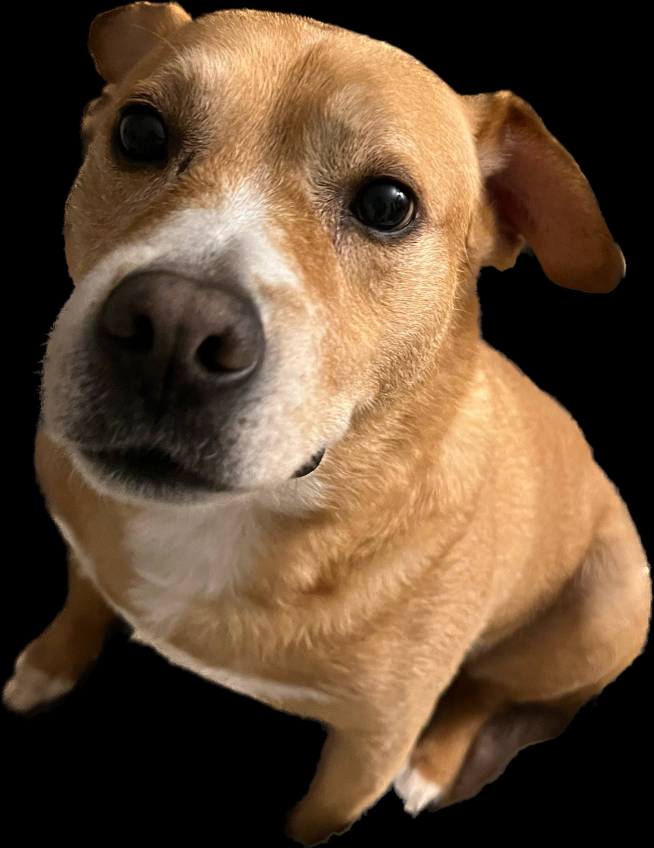
#> input picture HW4/dataset/test/dog/dog10.jpg, 1960 x 2543 px, found by its file name (shown at 1/3 size); its folder holds 3 pictures in this run
$ jupyter execute --allow-errors model-pre-processing.ipynb
#> lines starting #> are read from the running program, lines starting #| are printed output that depends on the picture; pictures that were not available may be replaced by others from this repository, and a replacement may not be noted
# Model Development and Testing
by, K. Thach

## Data Acquisition & Pre-processing

[cell 1]
import os
import cv2
import numpy as np
import tensorflow as tf
from tensorflow.keras.preprocessing.image import ImageDataGenerator
import xml.etree.ElementTree as ET
import pandas as pd

[cell 2]
# Define paths
DATASET_PATH = "datasets/oxford/images"  # Adjust if needed
SAVE_PATH = "datasets/processed"
ANNOTATIONS_PATH = "datasets/oxford/annotations/xmls"
CONVERTED_PATH = "datasets/converted_images"
# Ensure save directory exists
os.makedirs(SAVE_PATH, exist_ok=True)

# Image size for OV7675 compatibility
IMG_SIZE = (96, 96)

#> (the rest of this cell did not finish here and is left out)

[cell 3]
CONVERTED_PATH = "datasets/converted_images"

# Ensure the new directory exists
os.makedirs(CONVERTED_PATH, exist_ok=True)

# Convert images to RGB JPEG format
for file in os.listdir(DATASET_PATH):
    if file.endswith((".jpg", ".png", ".jpeg")):
        img_path = os.path.join(DATASET_PATH, file)

        try:
            img = Image.open(img_path).convert("RGB")  # Convert to RGB
            save_path = os.path.join(CONVERTED_PATH, file.split(".")[0] + ".jpg")
            img.save(save_path, "JPEG")  # Save as standard JPEG
            print(f"✅ Converted: {file} → {save_path}")
        except Exception as e:
            print(f"⚠️ Failed to convert {file}: {e}")

print("✅ All images converted successfully!")

[cell 4]
import os
import cv2

DATASET_PATH = "datasets/oxford/images"
CONVERTED_PATH = "datasets/converted_images"
# List files
image_files = [f for f in os.listdir(CONVERTED_PATH) if f.endswith(".jpg") or f.endswith(".png")]

print(f"Found {len(image_files)} images in the dataset.")

# Try loading an image
if image_files:
    test_img_path = os.path.join(CONVERTED_PATH, image_files[0])
    print(test_img_path)
    img = cv2.imread(test_img_path)
    if img is None:
        print("⚠️ OpenCV failed to load the test image.")
    else:
        print(f"✅ Successfully loaded {image_files[0]}, shape: {img.shape}")

[cell 5]
import cv2
import matplotlib.pyplot as plt

#> (the rest of this cell did not finish here and is left out)

[cell 6]
from PIL import Image

#> (the rest of this cell did not finish here and is left out)

#> (a cell that did not finish here is left out)

[cell 8]
import os

ANNOTATIONS_PATH = "datasets/oxford/annotations/xmls"

xml_files = [f for f in os.listdir(ANNOTATIONS_PATH) if f.endswith(".xml")]
print(f"Found {len(xml_files)} annotation files.")

# Check if an XML file exists for a sample image
if xml_files:
    sample_xml = xml_files[0]
    print(f"✅ Found annotation: {sample_xml}")
else:
    print("⚠️ No XML annotation files found. Labels might not be assigned correctly.")

[cell 9]
print(file)

[cell 10]
img_path = os.path.join(CONVERTED_PATH, file)
img = cv2.imread(img_path)
#> img is the input picture: shape (2543, 1960, 3); mean B, G, R 52.9, 75, 98.7
img = cv2.resize(img, IMG_SIZE)  # Resize to 96x96
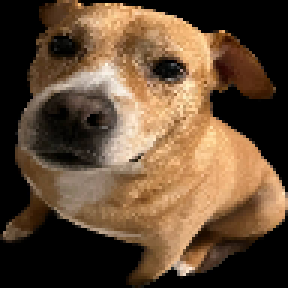
#> img: shape (96, 96, 3) (shown 3 times larger); mean B, G, R 52.8, 74.9, 98.6
img = img / 255.0  # Normalize pixel values
plt.imshow(img)
plt.title("Sample Processed Image")
plt.axis("off")
plt.show()

[cell 11]
# Load and preprocess images
LABELS_CSV = "datasets/processed_labels.csv"
labels = []

for file in os.listdir(CONVERTED_PATH):
    if file.endswith(".jpg") or file.endswith(".png"):
        # Read image
        img_path = os.path.join(CONVERTED_PATH, file)
        img = cv2.imread(img_path)

        # Check if image is loaded correctly
        if img is None:
            print(f"⚠️ Warning: Failed to load {file}. Skipping...")
            continue

        img = cv2.resize(img, IMG_SIZE)  # Resize to 96x96
        img = img / 255.0  # Normalize pixel values

        # Get label from corresponding XML annotation file
        xml_filename = os.path.splitext(file)[0] + ".xml"
        xml_path = os.path.join(ANNOTATIONS_PATH, xml_filename)
        if os.path.exists(xml_path):
            label = get_label_from_xml(xml_path)
        else:
            continue  # Skip if no annotation file found


        # Expand dimensions to match expected input shape for augmentation
        img = np.expand_dims(img, axis=0)  # Shape: (1, 96, 96, 3)

        # Create an iterator for generating augmented images
        aug_iter = data_gen.flow(img, batch_size=1)

        # Generate 5 augmented images
        for i in range(5):
            augmented_img = next(aug_iter)[0]  # Get the next augmented image from the iterator

            # Ensure image values are correctly scaled before saving
            augmented_img = (augmented_img * 255).clip(0, 255).astype(np.uint8)  # Convert to uint8
            augmented_img = cv2.cvtColor(augmented_img, cv2.COLOR_RGB2BGR)  # Convert to OpenCV BGR format

            # Save the augmented image
            aug_filename = f"aug_{i}_{file}"
            save_filename = os.path.join(SAVE_PATH, aug_filename)
            cv2.imwrite(save_filename, augmented_img)

            # Store augmented image label
            labels.append([aug_filename, label])

# Save labels to CSV
labels_df = pd.DataFrame(labels, columns=["filename", "label"])
labels_df.to_csv(LABELS_CSV, index=False)

print(f"✅ Preprocessing complete! Labels saved to {LABELS_CSV}")

[cell 12]
# Save labels to CSV
labels_df = pd.DataFrame(labels, columns=["filename", "label"])
labels_df.to_csv(LABELS_CSV, index=False)

[cell 13]
# Paths for datasets
OXFORD_IMAGES_PATH = "datasets/converted_images"
OXFORD_ANNOTATIONS_PATH = "datasets/oxford/annotations/xmls"
DOG_CAT_IMAGES_PATH = "datasets/dog_and_cat_detection/images"
DOG_CAT_ANNOTATIONS_PATH = "datasets/dog_and_cat_detection/annotations"
SAVE_PATH = "datasets/processed"
LABELS_CSV = "datasets/processed_labels.csv"

# Ensure save directory exists
os.makedirs(SAVE_PATH, exist_ok=True)

# Image size for TinyML (OV7675 camera)
IMG_SIZE = (96, 96)

# Data augmentation
#> (the rest of this cell did not finish here and is left out)

[cell 14]
def process_dataset(image_path, annotation_path):
    labels = []
    for file in os.listdir(image_path):
        if file.endswith((".jpg", ".png")):
            img_path = os.path.join(image_path, file)

            # Read and convert to grayscale
            img = cv2.imread(img_path, cv2.IMREAD_GRAYSCALE)  # Load as grayscale
            if img is None:
                print(f"⚠️ Warning: Failed to load {file}. Skipping...")
                continue

            img = cv2.resize(img, IMG_SIZE)
            img = img.astype(np.float32) / 255.0  # Normalize
            img = np.expand_dims(img, axis=-1)  # Add channel dimension (96,96,1)

            # Get label from annotation
            xml_filename = os.path.splitext(file)[0] + ".xml"
            xml_path = os.path.join(annotation_path, xml_filename)
            if os.path.exists(xml_path):
                label = get_label_from_xml(xml_path)
            else:
                continue  # Skip if no annotation file found

            # ✅ Save grayscale image
            save_filename = os.path.join(SAVE_PATH, file)
            cv2.imwrite(save_filename, (img * 255).astype(np.uint8))

            labels.append([file, label])  # Store label

            # ✅ Generate and save augmented images
            img = np.expand_dims(img, axis=0)
            aug_iter = data_gen.flow(img, batch_size=1)
            for i in range(5):
                augmented_img = next(aug_iter)[0]
                aug_filename = f"aug_{i}_{file}"
                aug_save_path = os.path.join(SAVE_PATH, aug_filename)

                # Save augmented image in grayscale
                cv2.imwrite(aug_save_path, (augmented_img * 255).astype(np.uint8))

                # Store augmented labels
                labels.append([aug_filename, label])

    return labels

# Process both datasets
labels_oxford = process_dataset(OXFORD_IMAGES_PATH, OXFORD_ANNOTATIONS_PATH)
labels_dog_cat = process_dataset(DOG_CAT_IMAGES_PATH, DOG_CAT_ANNOTATIONS_PATH)
#> call 2 of process_dataset, with image_path = 'datasets/dog_and_cat_detection/images'
#> in process_dataset (call 2), `img = cv2.imread(img_path, cv2.IMREAD_GRAYSCALE)`:
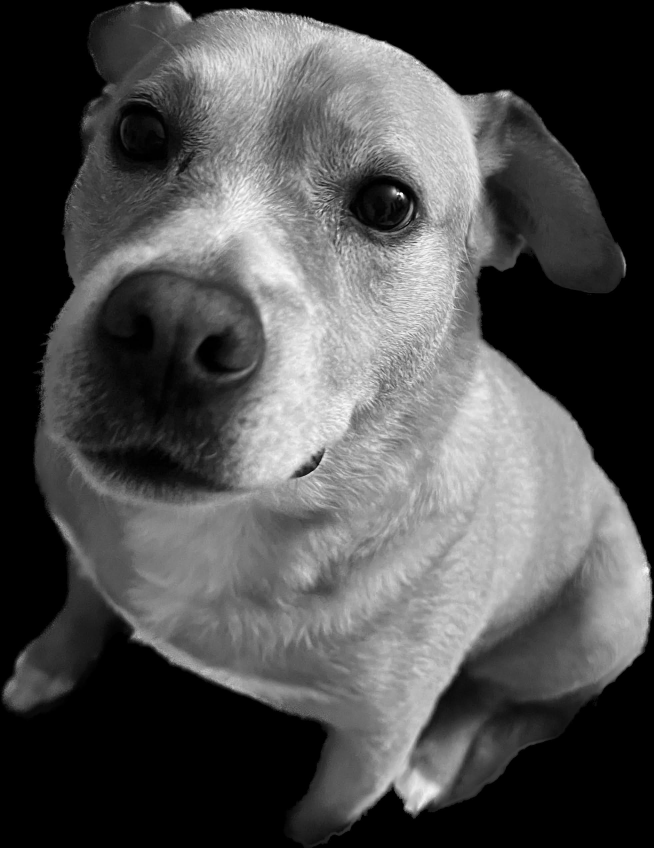
#> img: shape (2543, 1960) (shown at 1/3 size); min 0, max 255, mean 79.6
#> in process_dataset (call 2), `img = cv2.resize(img, IMG_SIZE)`:
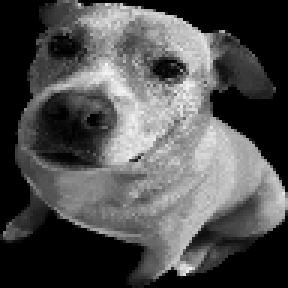
#> img: shape (96, 96) (shown 3 times larger); min 0, max 247, mean 79.5

# Combine and save labels
all_labels = labels_oxford + labels_dog_cat
labels_df = pd.DataFrame(all_labels, columns=["filename", "label"])
labels_df.to_csv(LABELS_CSV, index=False)

print(f"✅ Preprocessing complete! Images saved as grayscale in {SAVE_PATH}")
